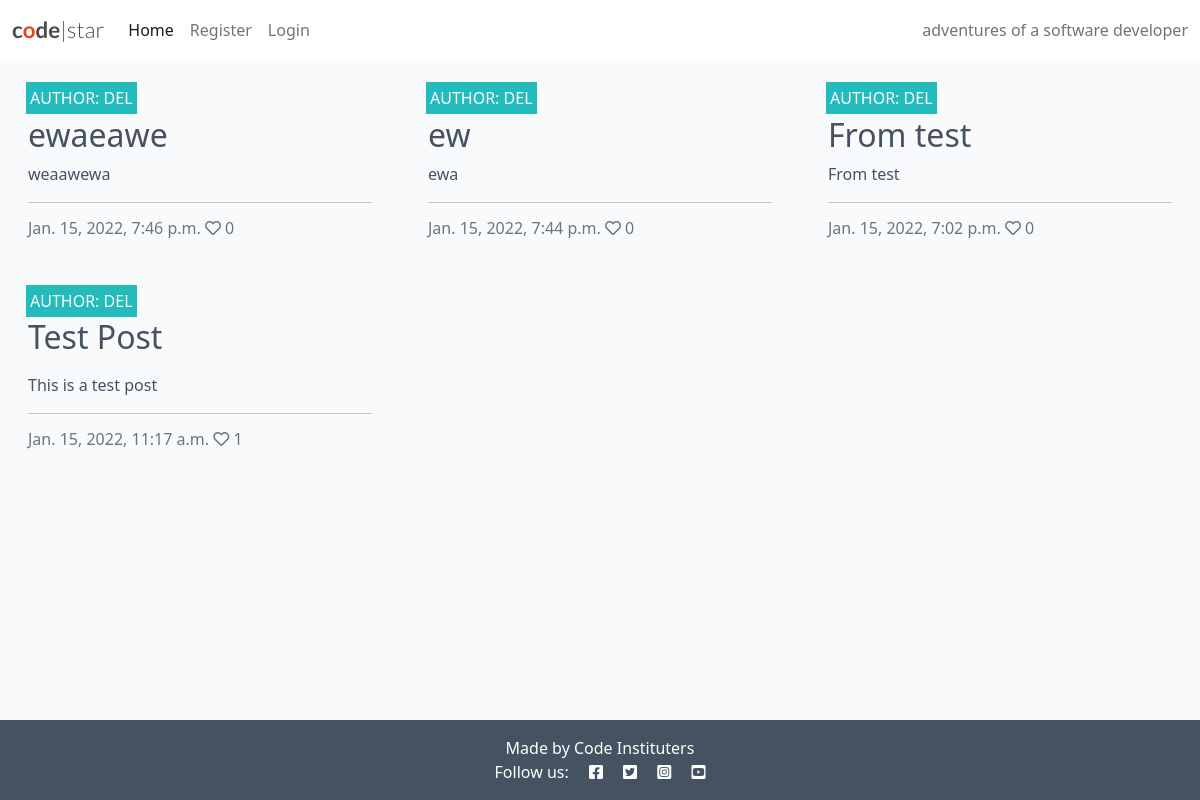
/, run on an earlier commit of the app's database.
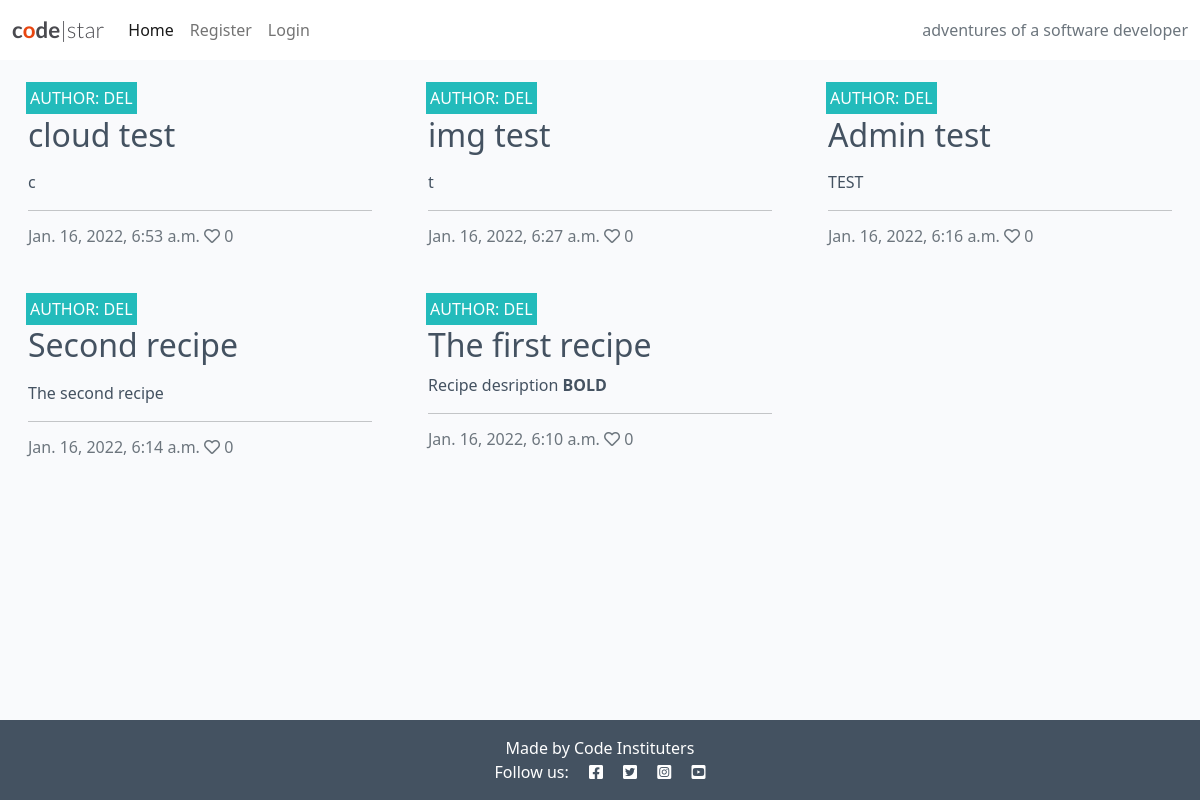
And on a later commit of the database.
### post/models.py (models this page shows, shortened)
class Post(models.Model):
    title = models.CharField(max_length=200, unique=True)
    slug = models.SlugField(max_length=200, unique=True)
    author = models.ForeignKey(
        User, on_delete=models.CASCADE, related_name="recipes", null=True
        )
    published_on = models.DateTimeField(auto_now=True)
    updated_on = models.DateTimeField(auto_now=True)
    description = models.TextField()
    ingredients = models.TextField()
    method = models.TextField()
    is_vegan = models.BooleanField(default=False)
    image = CloudinaryField('image', default='placeholder')
    likes = models.ManyToManyField(User, related_name='post_likes', blank=True)
    class Meta:
        ordering = ['-published_on']
    def number_of_likes(self):
        return self.likes.count()

### post/views.py (the view)
# urls.py: path('', views.PostList.as_view(), name='home'),
class PostList(generic.ListView):
    model = Post
    queryset = Post.objects.all()
    template_name = "index.html"
    paginate_by = 6

### templates/index.html (shortened to what this page needs)
{% extends "base.html" %}
{% block content %}
<div class="container-fluid">
    <div class="row">
        <div class="col-12 mt-3 left">
            <div class="row">
                {% for post in post_list %}
                <div class="col-md-4">
                    <div class="card mb-4">
                        <div class="card-body">
                            <div class="image-container">
                                <div class="image-flash">
                                    <p class="author">Author: {{ post.author }}</p>
                                </div>
                            </div>
                            <a href="{% url 'post_detail' post.slug %}" class="post-link">
                                <h2 class="card-title">{{ post.title }}</h2>
                                <p class="card-text">{{ post.description|safe }}</p>
                            </a>
                            <hr />
                            <p class="card-text text-muted h6">{{ post.published_on}} <i class="far fa-heart"></i>
                                {{ post.number_of_likes }}</p>
                        </div>
                    </div>
                </div>
                {% if forloop.counter|divisibleby:3 %}
            </div>
            <div class="row">
                {% endif %}
                {% endfor %}
            </div>
        </div>
    </div>
</div>
{%endblock%}

What changed in the data, as far as the page shows it:
removed Post: author "DEL", title "ewaeawe", description "weaawewa", published_on "Jan. 15, 2022, 7:46 p.m.", number_of_likes "0"
removed Post: author "DEL", title "ew", description "ewa", published_on "Jan. 15, 2022, 7:44 p.m.", number_of_likes "0"
removed Post: author "DEL", title "From test", description "From test", published_on "Jan. 15, 2022, 7:02 p.m.", number_of_likes "0"
removed Post: author "DEL", title "Test Post", description "This is a test post", published_on "Jan. 15, 2022, 11:17 a.m.", number_of_likes "1"
added Post: author "DEL", title "cloud test", description "c", published_on "Jan. 16, 2022, 6:53 a.m.", number_of_likes "0"
added Post: author "DEL", title "img test", description "t", published_on "Jan. 16, 2022, 6:27 a.m.", number_of_likes "0"
added Post: author "DEL", title "Admin test", description "TEST", published_on "Jan. 16, 2022, 6:16 a.m.", number_of_likes "0"
added Post: author "DEL", title "Second recipe", description "The second recipe", published_on "Jan. 16, 2022, 6:14 a.m.", number_of_likes "0"
added Post: author "DEL", title "The first recipe", description "Recipe desription BOLD", published_on "Jan. 16, 2022, 6:10 a.m.", number_of_likes "0"
